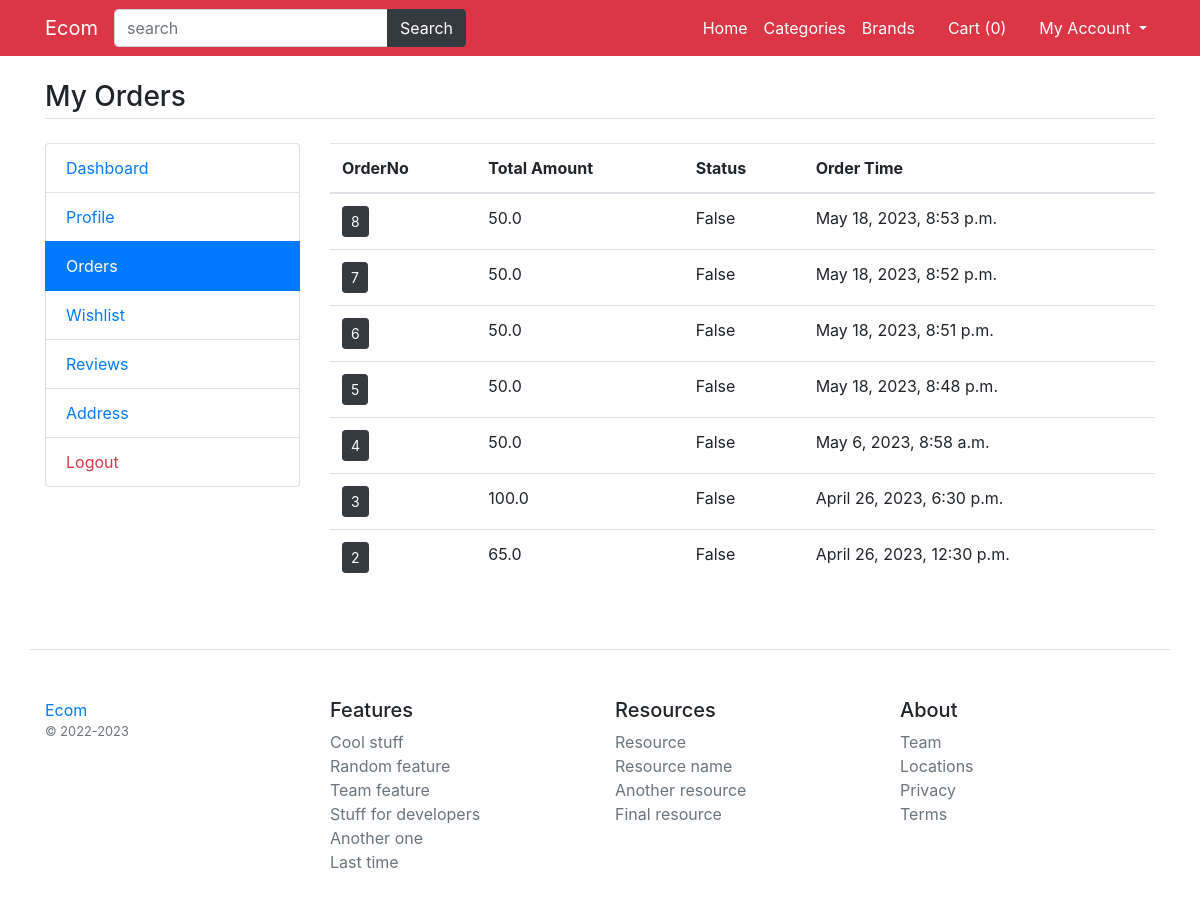
The app's page /orders (signed in) with its own data.
### main/models.py (models this page shows)
class Order(models.Model):
    user = models.ForeignKey(User, on_delete=models.CASCADE)
    total_amount = models.FloatField()
    paid_status = models.BooleanField(default=False)
    order_date = models.DateTimeField(auto_now_add=True)
    order_status = models.CharField(choices=status_choice, default='process', max_length=150)
    class Meta:
        verbose_name_plural = '8. Orders'

### main/views.py (the view)
# urls.py: path('orders', views.my_orders, name='orders'),
def my_orders(request):
    orders = Order.objects.filter(user=request.user).order_by('-id')
    return render(request, 'user/orders.html', {'orders': orders})

### main/template_context.py (called while the page is built)
def get_filters(request):
    cats = Product.objects.distinct().values('category__title', 'category__id')
    brands = Product.objects.distinct().values('brand__title', 'brand__id')
    colors = ProductAttribute.objects.distinct().values('color__title', 'color__id', 'color__color_code')
    sizes = ProductAttribute.objects.distinct().values('size__title', 'size__id')
    minMaxPrice = ProductAttribute.objects.aggregate(Min('price'), Max('price'))
    data = {
        'cats': cats,
        'brands': brands,
        'colors': colors,
        'sizes': sizes,
        'minMaxPrice': minMaxPrice,
    }
    return data

### main/templates/user/orders.html
{% extends 'base.html' %}
{% load static %}
{% block content %}
<main class="container my-4">
	<h3 class="my-4 border-bottom pb-1">My Orders</h3>
	<div class="row">
        <div class="col-md-3">
            {% include 'user/user-sidebar.html' %}
        </div>
        <div class="col-md-9">
            <div class="table-responsive">
                <table class="table-border table">
                    <thead>
                        <tr>
                            <th>OrderNo</th>
                            <th>Total Amount</th>
                            <th>Status</th>
                            <th>Order Time</th>
                        </tr>
                    </thead>
                    <tbody>
                        {% for order in orders %}
                        <tr>
                            <td><a href="{% url 'order-items' order.id %}" class="btn btn-sm btn-dark">{{order.id}}</a></td>
                            <td>{{order.total_amount}}</td>
                            <td>{{order.paid_status}}</td>
                            <td>{{order.order_date}}</td>
                        </tr>
                        {% endfor %}
                    </tbody>
                </table>
            </div>
        </div>
	</div>
</main>
{% endblock %}

### main/templates/base.html (shortened to what this page needs)
{% load static %}
<!DOCTYPE html>
<html>
<head>
	<link rel="stylesheet" type="text/css" href="{% static 'fontawesome-free/css/all.min.css' %}" />
	<link rel="stylesheet" type="text/css" href="{% static 'bs4/bootstrap.min.css' %}" />
	<link rel="stylesheet" type="text/css" href="{% static 'custom.css' %}" />
</head>
<body>
	<nav class="navbar navbar-expand-lg navbar-dark bg-danger">
		<div class="container">
		  <a class="navbar-brand" href="">Ecom</a>
		  <div class="collapse navbar-collapse" id="navbarNav">
		  	<form class="form-inline my-2 my-lg-0" action="/search">
		      <div class="input-group">
				  <input name="q" type="text" class="form-control" placeholder="search" />
				  <div class="input-group-append">
				    <button class="btn btn-dark" type="submit" id="button-addon2">Search</button>
				  </div>
				</div>
		    </form>
		    <ul class="navbar-nav ml-auto">
		      <li class="nav-item">
		        <a class="nav-link text-white" href="/">Home</a>
		      </li>
		      <li class="nav-item">
		        <a class="nav-link text-white" href="{% url 'categories' %}">Categories</a>
		      </li>
		      <li class="nav-item">
		        <a class="nav-link text-white" href="{% url 'brands' %}">Brands</a>
		      </li>
		      <li class="nav-item">
		        <a class="nav-link text-white" href="{% url 'cart' %}"><i class="fa fa-shopping-cart"></i> Cart (<span class="cart-number">{{request.session.cartdata|length}}</span>)</a>
		      </li>
			  <li class="nav-item dropdown">
				<a class="nav-link text-white dropdown-toggle" href="#" role="button" data-toggle="dropdown" aria-expanded="false">
					<i class="fa fa-user"></i> My Account
				</a>
			  </li>
		    </ul>
		  </div>
		</div>
	</nav>
    {% block content %}
    {% endblock content %}
<footer class="pt-4 my-md-5 pt-md-5 border-top container">
    <div class="row">
      <div class="col-12 col-md">
        <a href="#">Ecom</a>
        <small class="d-block mb-3 text-muted">&copy; 2022-2023</small>
      </div>
      <div class="col-6 col-md">
        <h5>Features</h5>
        <ul class="list-unstyled text-small">
          <li><a class="text-muted" href="#">Cool stuff</a></li>
          <li><a class="text-muted" href="#">Random feature</a></li>
          <li><a class="text-muted" href="#">Team feature</a></li>
          <li><a class="text-muted" href="#">Stuff for developers</a></li>
          <li><a class="text-muted" href="#">Another one</a></li>
          <li><a class="text-muted" href="#">Last time</a></li>
        </ul>
      </div>
      <div class="col-6 col-md">
        <h5>Resources</h5>
        <ul class="list-unstyled text-small">
          <li><a class="text-muted" href="#">Resource</a></li>
          <li><a class="text-muted" href="#">Resource name</a></li>
          <li><a class="text-muted" href="#">Another resource</a></li>
          <li><a class="text-muted" href="#">Final resource</a></li>
        </ul>
      </div>
      <div class="col-6 col-md">
        <h5>About</h5>
        <ul class="list-unstyled text-small">
          <li><a class="text-muted" href="#">Team</a></li>
          <li><a class="text-muted" href="#">Locations</a></li>
          <li><a class="text-muted" href="#">Privacy</a></li>
          <li><a class="text-muted" href="#">Terms</a></li>
        </ul>
      </div>
    </div>
  </footer>
</body>
</html>

### main/templates/user/user-sidebar.html
<div class="list-group">
    <a href="{% url 'dashboard' %}" class="list-group-item {% if request.path == '/dashboard' %}active {% endif %}">Dashboard</a>
    <a href="{% url 'profile' %}" class="list-group-item {% if request.path == '/profile' %}active {% endif %}">Profile</a>
    <a href="{% url 'orders' %}" class="list-group-item {% if request.path == '/orders' %}active {% endif %}">Orders</a>
    <a href="{% url 'my-wishlist' %}" class="list-group-item {% if request.path == '/my-wishlist' %}active {% endif %}">Wishlist</a>
    <a href="{% url 'reviews' %}" class="list-group-item {% if request.path == '/reviews' %}active {% endif %}">Reviews</a>
    <a href="{% url 'address' %}" class="list-group-item {% if request.path == '/address' %}active {% endif %}">Address</a>
    <a href="{% url 'logout' %}" class="text-danger list-group-item">Logout</a>
</div>

### records on screen
Order: id "8", total_amount "50.0", paid_status "False", order_date "May 18, 2023, 8:53 p.m."
Order: id "7", total_amount "50.0", paid_status "False", order_date "May 18, 2023, 8:52 p.m."
Order: id "6", total_amount "50.0", paid_status "False", order_date "May 18, 2023, 8:51 p.m."
Order: id "5", total_amount "50.0", paid_status "False", order_date "May 18, 2023, 8:48 p.m."
Order: id "4", total_amount "50.0", paid_status "False", order_date "May 6, 2023, 8:58 a.m."
Order: id "3", total_amount "100.0", paid_status "False", order_date "April 26, 2023, 6:30 p.m."
Order: id "2", total_amount "65.0", paid_status "False", order_date "April 26, 2023, 12:30 p.m."

### other values on screen
{{ request.session.cartdata|length }} "0"
